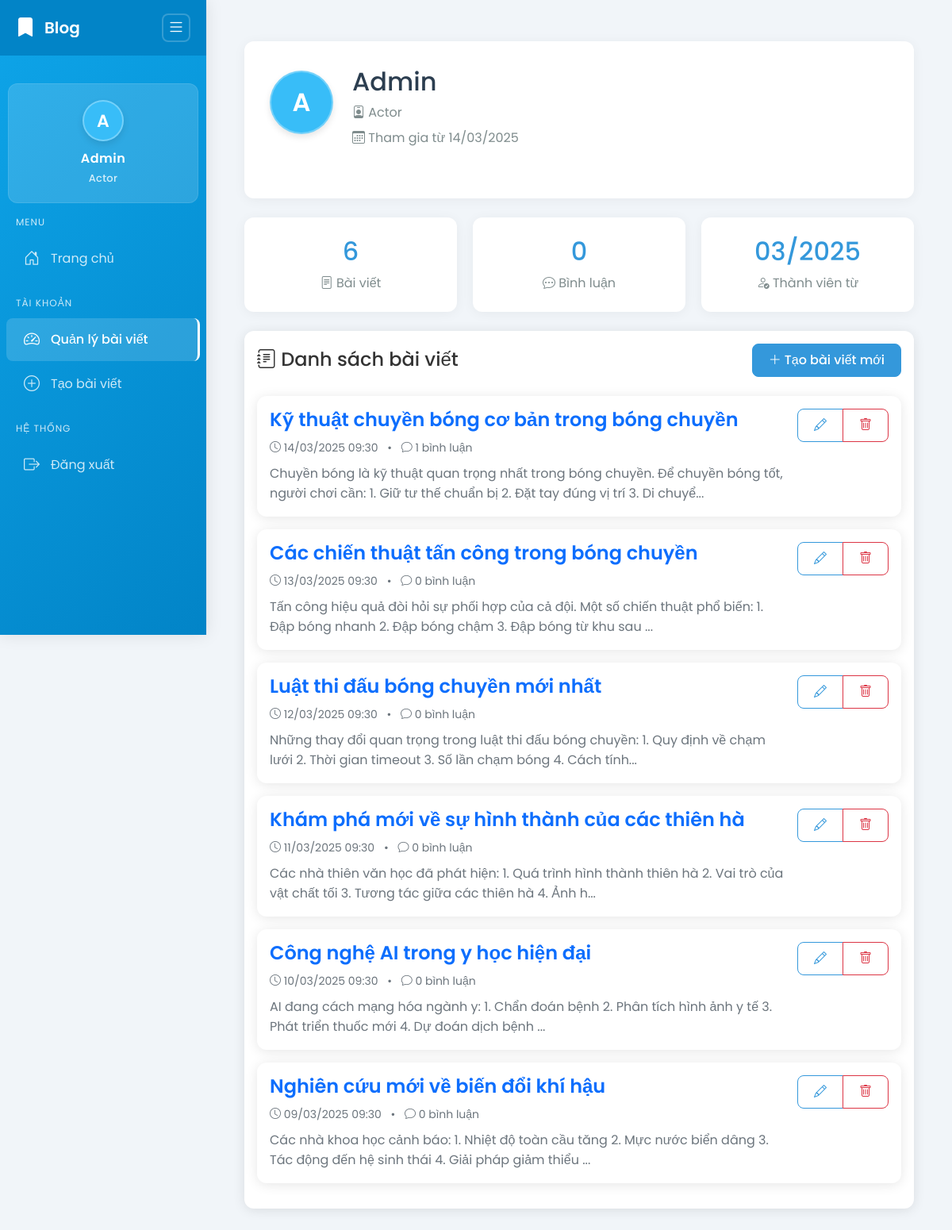
/actor/dashboard (signed in), run on the app's committed database.
### app/models/actor.py (models this page shows, shortened)
class Actor(UserMixin, db.Model):
    id = db.Column(db.Integer, primary_key=True)
    username = db.Column(db.String(64), unique=True, nullable=False)
    email = db.Column(db.String(120), unique=True, nullable=False)
    password_hash = db.Column(db.String(128))
    name = db.Column(db.String(64))
    bio = db.Column(db.Text)
    avatar = db.Column(db.String(120), default='default_actor.jpg')
    created_at = db.Column(db.DateTime, default=datetime.utcnow)
    posts = db.relationship('Post', backref='author', lazy='dynamic')

### app/models/post.py (models this page shows)
class Post(db.Model):
    id = db.Column(db.Integer, primary_key=True)
    title = db.Column(db.String(200), nullable=False)
    content = db.Column(db.Text, nullable=False)
    image_url = db.Column(db.String(200))  # URL hình ảnh từ picsum.photos
    created_at = db.Column(db.DateTime, default=datetime.utcnow)
    updated_at = db.Column(db.DateTime, default=datetime.utcnow, onupdate=datetime.utcnow)
    actor_id = db.Column(db.Integer, db.ForeignKey('actor.id'), nullable=False)
    comments = db.relationship('Comment', backref='post', lazy='dynamic', cascade='all, delete-orphan')

### app/routes/actor_routes.py (the view)
@actor_bp.route('/dashboard')
@login_required
def dashboard():
    posts = Post.query.filter_by(actor_id=current_user.id).order_by(Post.created_at.desc()).all()
    return render_template('actor/dashboard.html', posts=posts)

### app/__init__.py (called while the page is built)
def create_app(config_class=Config):
    app = Flask(__name__)
    app.config.from_object(config_class)
    db.init_app(app)
    login_manager.init_app(app)
    @login_manager.user_loader
    def load_user(user_id):
        from app.models.actor import Actor
        actor = Actor.query.get(int(user_id))
        if actor:
            return actor
        from app.models.user import User
        return User.query.get(int(user_id))
    from app.routes.auth_routes import auth_bp
    from app.routes.actor_routes import actor_bp
    from app.routes.user_routes import user_bp
    from app.routes.blog_routes import blog_bp
    app.register_blueprint(auth_bp, url_prefix='/auth')
    app.register_blueprint(actor_bp, url_prefix='/actor')
    app.register_blueprint(user_bp, url_prefix='/user')
    app.register_blueprint(blog_bp, url_prefix='/')
    return app

### app/templates/actor/dashboard.html (shortened to what this page needs)
{% extends "base.html" %}
{% block content %}
<div class="container">
    <div class="profile-section mb-4">
        <div class="profile-header">
            <div class="text-avatar">
                {{ current_user.username[0] }}
            </div>
            <div class="profile-info">
                <h2>{{ current_user.name or current_user.username }}</h2>
                <p><i class="bi bi-person-badge"></i> Actor</p>
                <p><i class="bi bi-calendar3"></i> Tham gia từ {{ current_user.created_at.strftime('%d/%m/%Y') }}</p>
            </div>
        </div>
    </div>
    <div class="stats-grid mb-4">
        <div class="stat-card">
            <h3>{{ posts|length }}</h3>
            <p><i class="bi bi-file-text"></i> Bài viết</p>
        </div>
        <div class="stat-card">
            <h3>{% set total_comments = 0 %}{% for post in posts %}{% set total_comments = total_comments + post.comments.count() %}{% endfor %}{{ total_comments }}</h3>
            <p><i class="bi bi-chat-dots"></i> Bình luận</p>
        </div>
        <div class="stat-card">
            <h3>{{ current_user.created_at.strftime('%m/%Y') }}</h3>
            <p><i class="bi bi-person-check"></i> Thành viên từ</p>
        </div>
    </div>
    <div class="card">
        <div class="card-body">
            <div class="d-flex justify-content-between align-items-center mb-4">
                <h4 class="mb-0"><i class="bi bi-journal-text"></i> Danh sách bài viết</h4>
                <a href="{{ url_for('actor.create_post') }}" class="btn btn-primary">
                    <i class="bi bi-plus-lg"></i> Tạo bài viết mới
                </a>
            </div>
            {% if posts %}
                {% for post in posts %}
                <div class="card mb-3 post-card">
                    <div class="card-body">
                        <div class="d-flex justify-content-between align-items-start">
                            <div>
                                <h5 class="card-title mb-2">
                                    <a href="{{ url_for('blog.post_detail', post_id=post.id) }}"
                                       class="text-decoration-none">
                                        {{ post.title }}
                                    </a>
                                </h5>
                                <p class="text-muted mb-2">
                                    <small>
                                        <i class="bi bi-clock"></i> {{ post.created_at.strftime('%d/%m/%Y %H:%M') }}
                                        <span class="mx-2">•</span>
                                        <i class="bi bi-chat"></i> {{ post.comments.count() }} bình luận
                                    </small>
                                </p>
                                <p class="card-text text-muted">
                                    {{ post.content[:200] + '...' if post.content|length > 200 else post.content }}
                                </p>
                            </div>
                            <div class="ms-3">
                                <div class="btn-group">
                                    <a href="{{ url_for('actor.edit_post', post_id=post.id) }}"
                                       class="btn btn-outline-primary">
                                        <i class="bi bi-pencil"></i>
                                    </a>
                                    <a href="{{ url_for('actor.delete_post', post_id=post.id) }}"
                                       class="btn btn-outline-danger"
                                       onclick="return confirm('Bạn có chắc chắn muốn xóa bài viết này?')">
                                        <i class="bi bi-trash"></i>
                                    </a>
                                </div>
                            </div>
                        </div>
                    </div>
                </div>
                {% endfor %}
            {% endif %}
        </div>
    </div>
</div>
{% endblock %}

### app/templates/base.html (shortened to what this page needs)
<!DOCTYPE html>
<html lang="vi">
<head>
    <link href="https://cdn.jsdelivr.net/npm/bootstrap@5.1.3/dist/css/bootstrap.min.css" rel="stylesheet">
    <link href="https://cdn.jsdelivr.net/npm/bootstrap-icons@1.7.2/font/bootstrap-icons.css" rel="stylesheet">
    <link href="{{ url_for('static', filename='css/main.css') }}" rel="stylesheet">
    <link href="{{ url_for('static', filename='css/sidebar.css') }}" rel="stylesheet">
</head>
<body>
    <div class="wrapper">
        <nav id="sidebar" class="sidebar">
            <div class="sidebar-header">
                <div class="logo-container">
                    <i class="bi bi-bookmark-fill"></i>
                    <h3>Blog</h3>
                </div>
                <button type="button" id="sidebarCollapse" class="sidebar-collapse-btn">
                    <i class="bi bi-list"></i>
                </button>
            </div>
            <div class="sidebar-content">
                {% if current_user.is_authenticated %}
                    <div class="user-info">
                        <div class="text-avatar">{{ current_user.username[0] }}</div>
                        <h5>{{ current_user.name or current_user.username }}</h5>
                        <p class="user-role">{{ current_user.__class__.__name__ }}</p>
                    </div>
                {% endif %}
                <div class="nav-section">
                    <div class="nav-section-title">Menu</div>
                    <ul class="list-unstyled components">
                        <li>
                            <a href="{{ url_for('blog.home') }}" class="nav-link {% if request.endpoint == 'blog.home' %}active{% endif %}" data-tooltip="Trang chủ">
                                <i class="bi bi-house-door"></i>
                                <span>Trang chủ</span>
                            </a>
                        </li>
                    </ul>
                </div>
                {% if current_user.is_authenticated %}
                    <div class="nav-section">
                        <div class="nav-section-title">Tài khoản</div>
                        <ul class="list-unstyled components">
                            {% if current_user.__class__.__name__ == 'Actor' %}
                                <li>
                                    <a href="{{ url_for('actor.dashboard') }}" class="nav-link {% if request.endpoint == 'actor.dashboard' %}active{% endif %}" data-tooltip="Quản lý bài viết">
                                        <i class="bi bi-speedometer2"></i>
                                        <span>Quản lý bài viết</span>
                                    </a>
                                </li>
                                <li>
                                    <a href="{{ url_for('actor.create_post') }}" class="nav-link {% if request.endpoint == 'actor.create_post' %}active{% endif %}" data-tooltip="Tạo bài viết">
                                        <i class="bi bi-plus-circle"></i>
                                        <span>Tạo bài viết</span>
                                    </a>
                                </li>
                            {% endif %}
                        </ul>
                    </div>
                    <div class="nav-section">
                        <div class="nav-section-title">Hệ thống</div>
                        <ul class="list-unstyled components">
                            <li>
                                <a href="{{ url_for('auth.logout') }}" class="nav-link" data-tooltip="Đăng xuất">
                                    <i class="bi bi-box-arrow-right"></i>
                                    <span>Đăng xuất</span>
                                </a>
                            </li>
                        </ul>
                    </div>
                {% endif %}
            </div>
        </nav>
        <div id="content" class="content">
            <div class="container-fluid">
                {% block content %}{% endblock %}
            </div>
        </div>
    </div>
</body>
</html>

### app/static/css/main.css (style rules this page uses)
body { background-color: #f8f9fa; color: #333; font-family: 'Segoe UI', system-ui, -apple-system, sans-serif; }
.container { max-width: 1200px; padding: 2rem 1rem; }
.card { border: none; box-shadow: 0 2px 15px rgba(0,0,0,0.1); transition: all 0.3s ease; margin-bottom: 25px; border-radius: 12px; overflow: hidden; }
.card-title { font-size: 1.5rem; font-weight: 600; color: #2c3e50; margin-bottom: 15px; }
.card-text { color: #555; line-height: 1.6; }
.btn { padding: 0.5rem 1.25rem; border-radius: 8px; font-weight: 500; transition: all 0.3s ease; }
.btn-primary { background-color: #3498db; border-color: #3498db; }
.btn-outline-primary { color: #3498db; border-color: #3498db; }
.text-avatar { width: 40px; height: 40px; border-radius: 50%; background-color: #3498db; color: white; display: flex; align-items: center; justify-content: center; font-weight: bold; text-transform: uppercase; font-size: 1.2rem; box-shadow: 0 2px 8px rgba(0,0,0,0.1); }
.profile-section { background-color: white; border-radius: 12px; padding: 2rem; box-shadow: 0 2px 15px rgba(0,0,0,0.05); margin-bottom: 2rem; }
.profile-header { display: flex; align-items: center; margin-bottom: 2rem; }
.profile-header .text-avatar { width: 80px; height: 80px; font-size: 2rem; margin-right: 1.5rem; }
.profile-info h2 { margin: 0; color: #2c3e50; }
.profile-info p { color: #7f8c8d; margin: 0.5rem 0 0; }
.stats-grid { display: grid; grid-template-columns: repeat(auto-fit, minmax(200px, 1fr)); gap: 20px; margin-bottom: 2rem; }
.stat-card { background-color: white; padding: 1.5rem; border-radius: 12px; box-shadow: 0 2px 15px rgba(0,0,0,0.05); text-align: center; }
.stat-card h3 { font-size: 2rem; color: #3498db; margin: 0; }
.stat-card p { color: #7f8c8d; margin: 0.5rem 0 0; }

### data on the page
Actor: username "A", name "Admin", created_at "14/03/2025", created_at "03/2025"
Post: title "Kỹ thuật chuyền bóng cơ bản trong bóng chuyền", created_at "14/03/2025 09:30", comments.count "1", content "Chuyền bóng là kỹ thuật quan trọng nhất trong bóng chuyền. Để chuyền bóng tốt, người chơi cần: 1. Giữ tư thế chuẩn bị 2. Đặt tay đúng vị trí 3. Di chuyể..."
Post: title "Các chiến thuật tấn công trong bóng chuyền", created_at "13/03/2025 09:30", comments.count "0", content "Tấn công hiệu quả đòi hỏi sự phối hợp của cả đội. Một số chiến thuật phổ biến: 1. Đập bóng nhanh 2. Đập bóng chậm 3. Đập bóng từ khu sau ..."
Post: title "Luật thi đấu bóng chuyền mới nhất", created_at "12/03/2025 09:30", comments.count "0", content "Những thay đổi quan trọng trong luật thi đấu bóng chuyền: 1. Quy định về chạm lưới 2. Thời gian timeout 3. Số lần chạm bóng 4. Cách tính..."
Post: title "Khám phá mới về sự hình thành của các thiên hà", created_at "11/03/2025 09:30", comments.count "0", content "Các nhà thiên văn học đã phát hiện: 1. Quá trình hình thành thiên hà 2. Vai trò của vật chất tối 3. Tương tác giữa các thiên hà 4. Ảnh h..."
Post: title "Công nghệ AI trong y học hiện đại", created_at "10/03/2025 09:30", comments.count "0", content "AI đang cách mạng hóa ngành y: 1. Chẩn đoán bệnh 2. Phân tích hình ảnh y tế 3. Phát triển thuốc mới 4. Dự đoán dịch bệnh ..."
Post: title "Nghiên cứu mới về biến đổi khí hậu", created_at "09/03/2025 09:30", comments.count "0", content "Các nhà khoa học cảnh báo: 1. Nhiệt độ toàn cầu tăng 2. Mực nước biển dâng 3. Tác động đến hệ sinh thái 4. Giải pháp giảm thiểu ..."

### other printed values
{{ current_user.__class__.__name__ }} "Actor"
{{ posts|length }} "6"
{{ total_comments }} "0"
